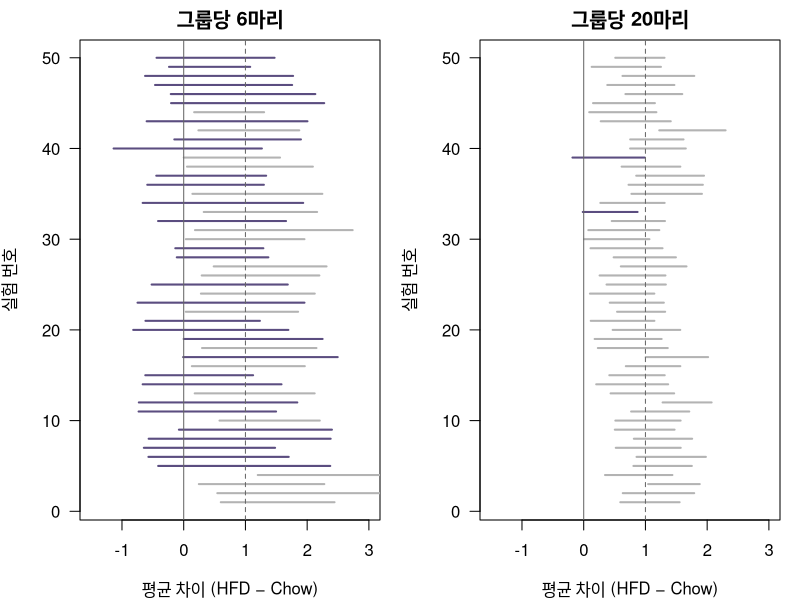
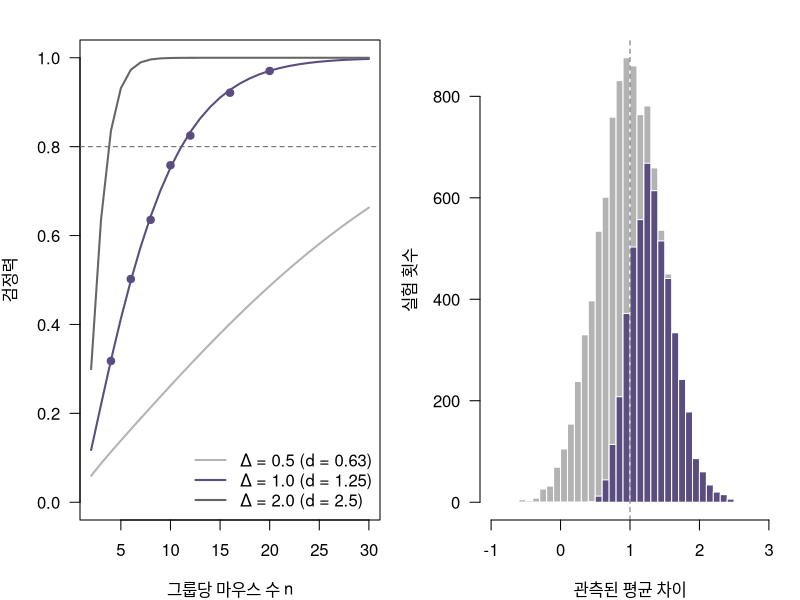

These figures' R source, in order:
## ---- chunk 1
#| label: setup
sigma <- 0.8
one_exp <- function(n, delta, sd = sigma) {     # 그룹당 n마리 실험 한 번
  chow <- rnorm(n, 5.0, sd)
  hfd  <- rnorm(n, 5.0 + delta, sd)
  r <- t.test(hfd, chow, var.equal = TRUE)
  c(p = r$p.value, diff = mean(hfd) - mean(chow),
    lo = r$conf.int[1], hi = r$conf.int[2])
}
## ---- chunk 2
#| label: two-worlds
set.seed(20261023)
null_world <- replicate(10000, one_exp(6, delta = 0))
alt_world  <- replicate(10000, one_exp(6, delta = 1))

c(type_I = mean(null_world["p", ] < 0.05),       # 효과 없는데 p < 0.05
  power  = mean(alt_world["p", ] < 0.05),        # 효과 있는데 p < 0.05
  type_II = mean(alt_world["p", ] >= 0.05))      # 효과 있는데 놓침
## ---- chunk 3
#| label: fig-ci-power
#| fig-cap: "실험 50번의 평균 차이 95% 신뢰구간. 왼쪽 그룹당 6마리, 오른쪽 20마리. 보라: 0을 포함(놓침), 회색: 0을 제외(검출). 점선: 참 차이 1.0"
#| fig-height: 5
set.seed(2)
par(mfrow = c(1, 2), mar = c(4, 4, 2, 1))
for (nn in c(6, 20)) {
  r <- replicate(50, one_exp(nn, delta = 1))
  miss <- r["lo", ] <= 0
  plot(NA, xlim = c(-1.5, 3), ylim = c(1, 50), las = 1, main = paste0("그룹당 ", nn, "마리"),
       xlab = "평균 차이 (HFD − Chow)", ylab = "실험 번호")
  segments(r["lo", ], 1:50, r["hi", ], 1:50, col = ifelse(miss, "#5B4D80", "grey70"), lwd = 2)
  abline(v = 0, col = "grey40")
  abline(v = 1, col = "grey40", lty = 2)
  cat(nn, "마리: 0을 포함한 구간 ", sum(miss), " / 50\n", sep = "")
}
## ---- chunk 4
#| label: ci-zero
mean(alt_world["lo", ] <= 0 & alt_world["hi", ] >= 0)   # 1만 번 중 CI가 0을 포함한 비율
## ---- chunk 5
#| label: fig-power-curve
#| fig-cap: "그룹당 마우스 수에 따른 검정력. 선: power.t.test() 공식, 점: 시뮬레이션(Δ = 1.0), 점선: 80%"
#| fig-height: 4
ns <- 2:30
pw <- sapply(c(0.5, 1.0, 2.0), function(dl)
  sapply(ns, function(nn) power.t.test(n = nn, delta = dl, sd = sigma)$power))
matplot(ns, pw, type = "l", lty = 1, lwd = 2, col = c("grey70", "#5B4D80", "grey40"),
        las = 1, ylim = c(0, 1), xlab = "그룹당 마우스 수 n", ylab = "검정력")
abline(h = 0.8, lty = 2, col = "grey40")
legend("bottomright", c("Δ = 0.5 (d = 0.63)", "Δ = 1.0 (d = 1.25)", "Δ = 2.0 (d = 2.5)"),
       col = c("grey70", "#5B4D80", "grey40"), lwd = 2, bty = "n")

set.seed(3)
n_sim  <- c(4, 6, 8, 10, 12, 16, 20)
pw_sim <- sapply(n_sim, function(nn) mean(replicate(5000, one_exp(nn, 1)["p"]) < 0.05))
points(n_sim, pw_sim, pch = 19, col = "#5B4D80")
round(rbind(n = n_sim, simulation = pw_sim,
            formula = sapply(n_sim, function(nn) power.t.test(n = nn, delta = 1, sd = sigma)$power)), 3)
## ---- chunk 6
#| label: alpha
power.t.test(n = 6, delta = 1, sd = sigma, sig.level = 0.05)$power
power.t.test(n = 6, delta = 1, sd = sigma, sig.level = 0.01)$power
## ---- chunk 7
#| label: sample-size
power.t.test(delta = 1, sd = sigma, power = 0.8)

# 설정을 하나씩 바꿨을 때 필요한 그룹당 n (올림)
ceiling(c(base       = power.t.test(delta = 1,   sd = sigma, power = 0.8)$n,
          alpha_0.01 = power.t.test(delta = 1,   sd = sigma, power = 0.8, sig.level = 0.01)$n,
          sd_0.4     = power.t.test(delta = 1,   sd = 0.4,   power = 0.8)$n,
          delta_0.5  = power.t.test(delta = 0.5, sd = sigma, power = 0.8)$n))
## ---- chunk 8
#| label: winners-curse
sig <- alt_world["p", ] < 0.05
c(all_mean    = mean(alt_world["diff", ]),         # 모든 실험의 평균 차이
  signif_mean = mean(alt_world["diff", sig]),      # 유의한 실험만의 평균 차이
  signif_min  = min(alt_world["diff", sig]))       # 유의한 실험 중 가장 작은 차이
## ---- chunk 9
#| label: fig-winners
#| fig-cap: "6마리 실험 1만 번의 관측된 평균 차이. 보라: p < 0.05인 실험, 회색: 나머지. 점선: 참 차이 1.0"
#| fig-height: 3.5
brk <- seq(floor(min(alt_world["diff", ])), ceiling(max(alt_world["diff", ])), by = 0.1)
hist(alt_world["diff", ], breaks = brk, col = "grey70", border = "white", las = 1,
     main = "", xlab = "관측된 평균 차이", ylab = "실험 횟수")
hist(alt_world["diff", sig], breaks = brk, col = "#5B4D80", border = "white", add = TRUE)
abline(v = 1, lty = 2, col = "grey40")
